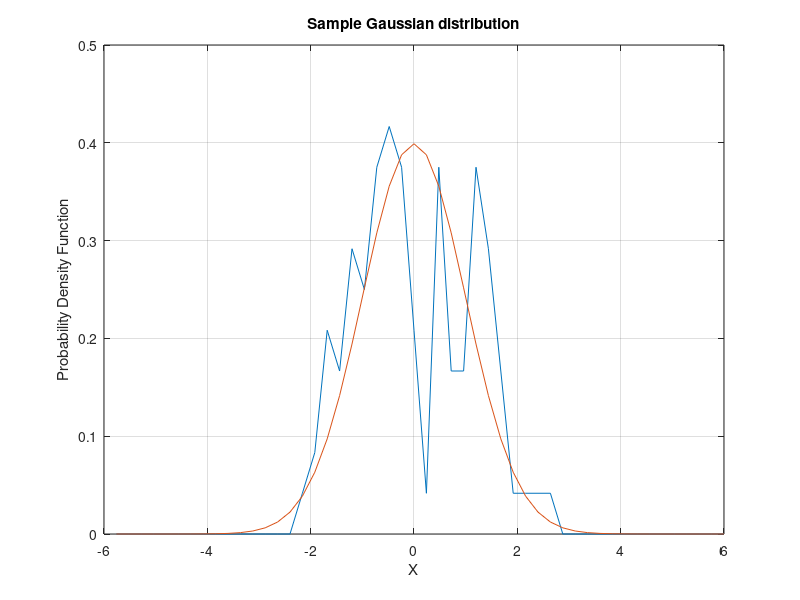

Recreate this plot in MATLAB.
clc; close all; clear all; format long; format compact;
% Program used to  generate probability density function
% Preallocation
H = zeros(1,10000);
X = zeros(1,10000);
count = 0;

XMAX = 6;
XMIN = -6;
RANGE= XMAX-XMIN;
TMP = 1./sqrt(6.28);
N = 100;
BIN = 50;
for i = 1:N
    SUM = 0;
    for j = 1:12
        RAND = rand(1);
        SUM  = SUM + RAND;
    end
    X(i) = SUM - 6;
end

for i = 1:BIN
    H(i) = 0;
end

for i = 1:N
    K = fix(((X(i)-XMIN)/RANGE)*BIN) + 0.99;
    if K < 1
        K = 1;
    end
    if K > BIN
        K = BIN;
    end
    K = round(K);
    H(K) = H(K) + 1;
end

for k = 1:BIN
    PDF = (H(k)/N)*BIN/RANGE;
    AB = XMIN + k*RANGE/BIN;
    TH = TMP*exp(-AB*AB/2);
    count = count + 1;
    array_AB(count) = AB;
    array_PDF(count)= PDF;
    array_TH(count) = TH;
end

figure(1);
plot(array_AB,array_PDF,array_AB,array_TH); grid on;
title('Sample Gaussian distribution');
xlabel('X');
ylabel('Probability Density Function');